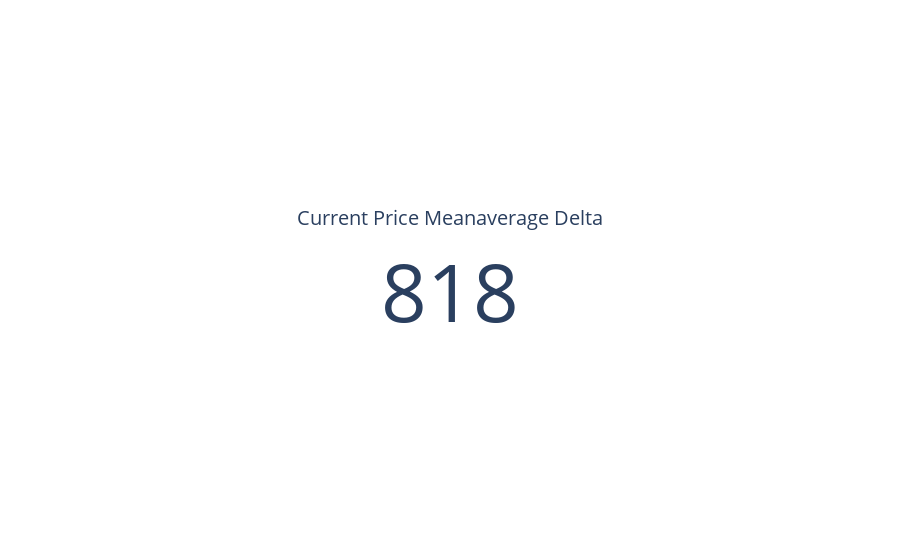

The notebook cell saved with this chart:
### Code cell
import plotly.graph_objects as go

fig = go.Figure(go.Indicator(
    domain = {'x': [0, 1], 'y': [0, 1]},
    value = df.price.iloc[-1] - df.meanavge.iloc[-1],
    mode = "number",
    title = {'text': "Current Price Meanaverage Delta"},
    gauge = {'axis': {'range': [None, df.price[df['price']==df.price.max()].tolist()[0]]},
    'bar': {'color': "orange"}}))

fig.show()
fig.write_html("../static/price-mean.html")

### Figure 1 — Plotly figure (JSON) as saved in the notebook; plotly's stock layout.template omitted (floating-point values rounded to 4 significant figures)
{"data": [{"domain": {"x": [0, 1], "y": [0, 1]}, "gauge": {"axis": {"range": [null, 67530.0]}, "bar": {"color": "orange"}}, "mode": "number", "title": {"text": "Current Price Meanaverage Delta"}, "type": "indicator", "value": 817.7}], "layout": {}}
